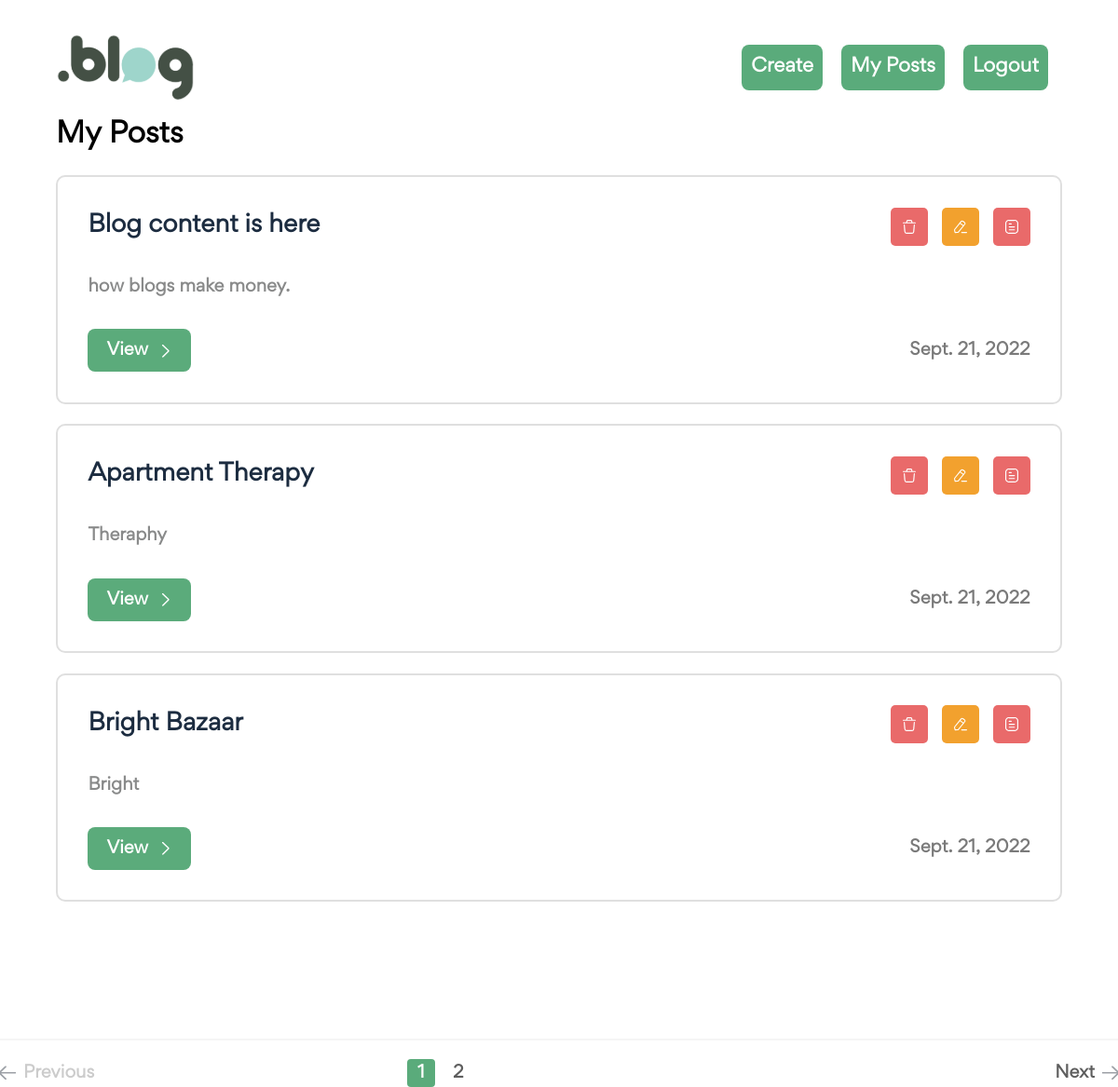
Page /posts/my-posts/ (signed in) on the committed database.
### posts/models.py (models this page shows, shortened)
class Post(models.Model):
    title = models.CharField(max_length=255)
    short_description = models.TextField()
    description = RichTextField()
    categories = models.ManyToManyField("posts.Category")
    time_to_read = models.CharField(max_length=128)
    featured_image =models.ImageField(upload_to ="posts/")
    author = models.ForeignKey("posts.Author",on_delete=models.CASCADE)
    published_date = models.DateField()
    is_draft = models.BooleanField(default=False)
    is_deleted = models.BooleanField(default=False)

### posts/views.py (the view)
# urls.py: path('my-posts/',views.my_posts, name="my_posts"),
@login_required(login_url="/users/login/")
def my_posts(request):
    posts= Post.objects.filter(author__user=request.user, is_deleted=False)
    instances = paginate_instances(request, posts,per_page=3)
    context = {
        "title": "My Posts",
        "instances" : instances
    }
    return render(request,"posts/my-posts.html",context=context)

### main/functions.py (called while the page is built)
def paginate_instances(request,instances,per_page=6):
    instances =Paginator(instances, per_page)
    page =request.GET.get('page', 1)
    try:
        instances = instances.page(page)
    except PageNotAnInteger:
        instances = instances.page(1)
    except EmptyPage:
        instances = instances.page(instances.num_pages)
    return instances

### posts/templatetags/paginator_tags.py (called while the page is built)
@register.simple_tag
def get_elided_page_range(instances,number,on_each_side=3,on_ends=2):
    paginator=Paginator(instances.object_list,instances.per_page)
    return paginator.get_elided_page_range(number=number,on_each_side=on_each_side,on_ends=on_ends)

@register.simple_tag(takes_context=True)
def change_params(context,page):
    request = context['request']
    full_path = request.get_full_path()
    if "?"  in full_path:
        if "page" in full_path:
            full_path = re.sub("page=[0-9]+",f"page={page}",full_path)
        else:
            full_path += f"&page={page}"
    else:
        full_path += f"?page={page}"
    return full_path

@register.inclusion_tag("web/includes/pagination.html",takes_context=True)
def load_pagination(context,instances):
    request = context['request']
    return{
        "instances" : instances,
        "request" : request
    }

### templates/posts/my-posts.html
{% extends 'base.html' %}
{% load static %}
{% block content %}
{% load paginator_tags %}
        <section id="my-posts-home">
            <section class="wrapper">
                {% include 'web/includes/header.html' %}
                <section class="spotlight">
                    <h3>
                        {{title}}
                    </h3>
                    <ul class="posts">
                        {% for instance in instances %}
                        <li class="post">
                            <div class="top">
                                <h5 class="title">
                                    {{instance.title}}
                                </h5>
                                <div class="buttons">
                                    <a
                                    href="{% url 'posts:delete_post' id=instance.id %}"
                                    class="danger action-button reload"
                                    data-text="Are you sure want to remove this post. You can't undo this action."
                                    data-title="Confirm Delete!"
                                    title="Delete!"
                                >
                                        <img src="{% static './images/icons/delete.svg' %}" alt="Delete" />
                                    </a>
                                    <a href="{% url 'posts:edit_post' id=instance.id%}" class="warning">
                                        <img src="{% static './images/icons/pencil.svg' %}" alt="Edit" />
                                    </a>
                                    <a
                                        href="{% url 'posts:draft_post' id=instance.id %}"
                                        class="{% if instance.is_draft %}success{% else %}danger{% endif %} action-button reload"
                                        data-text="Are you sure want to update this post"
                                        data-title="Confirm Status!"
                                        title="Draft"
                                    >
                                        <img src="{% static './images/icons/sheet.svg' %}" alt="Edit" />
                                    </a>
                                </div>
                            </div>
                            <p class="description">
                                {{instance.short_description}}
                            </p>
                            <div class="bottom">
                                <a href="{% url 'web:post' id=instance.id  %}" class="view">
                                    View
                                    <span>
                                        <img src="{% static './images/icons/up-arrow.svg' %}" alt="Arrow">
                                    </span>
                                </a>
                                <p class="date">
                                    {{instance.published_date}}
                                </p>
                            </div>
                        </li>
                        {% endfor %}
                    </ul>
                </section>
            </section>
        </section>
        {% load_pagination instances %}
{% endblock %}

### static/css/style.css (style rules this page uses)
* { margin: 0; padding: 0; border: 0; vertical-align: baseline; background: transparent; font-weight: normal; text-decoration: none; outline: none; -webkit-box-sizing: border-box; -moz-box-sizing: border-box; box-sizing: border-box; font-family: "Gordita Regular"; }
ol, ul { list-style: none; }
body { font-size: 17px; color: #1c2c40; overflow-x: hidden; min-width: 320px; font-weight: 400; }
a { color: #1c2c40; }
p { line-height: 1.6em; font-size: 16px; font-weight: 400; }
.wrapper { width: 90%; margin: 0 auto; max-width: 1500px; }
img { display: block; width: 100%; height: 100%; }
#my-posts-home { padding: 3% 0 5%; position: relative; }
#my-posts-home section.spotlight { padding: 0 0 5% 0; }
#my-posts-home section.spotlight h3 { font-size: 30px; margin-bottom: 2%; color: #000; font-weight: 700; }
#my-posts-home section.spotlight ul.posts { width: 100%; margin-bottom: 3%; }
#my-posts-home section.spotlight ul.posts li.post { border: 2px solid #dfdfdf; border-radius: 10px; padding: 3%; margin-bottom: 2%; }
#my-posts-home section.spotlight ul.posts li.post:last-child { margin: 0; }
#my-posts-home section.spotlight ul.posts li.post div.top { display: flex; align-items: center; justify-content: space-between; margin-bottom: 3%; }
#my-posts-home section.spotlight ul.posts li.post div.top h5.title { font-size: 25px; font-weight: 700; }
#my-posts-home section.spotlight ul.posts li.post div.top div.buttons { display: flex; margin-right: -15px; }
#my-posts-home section.spotlight ul.posts li.post div.top a { border-radius: 5px; padding: 13px; width: 40px; margin-right: 15px; }
#my-posts-home section.spotlight ul.posts li.post div.top a.danger { background: #e96a6a; }
#my-posts-home section.spotlight ul.posts li.post div.top a.warning { background: #f2a12e; }
#my-posts-home section.spotlight ul.posts li.post p.description { font-size: 18px; color: #898a8a; font-weight: 700; width: 80%; margin-bottom: 2%; }
#my-posts-home section.spotlight ul.posts li.post div.bottom { display: flex; align-items: center; justify-content: space-between; }
#my-posts-home section.spotlight ul.posts li.post div.bottom a.view { display: flex; align-items: center; background: #5bab7b; padding: 10px 20px; font-size: 18px; font-weight: 700; color: #fff; text-align: center; border-radius: 8px; }
#my-posts-home section.spotlight ul.posts li.post div.bottom a.view span { transform: rotate(90deg); width: 14px; margin-left: 12px; }
#my-posts-home section.spotlight ul.posts li.post div.bottom p.date { color: #7a7a7a; font-weight: 700; font-size: 18px; }
@media all and (max-width: 1280px) { #my-posts-home section.spotlight ul.posts li.post p.description { font-size: 18px; margin-bottom: 3%; } }
@media all and (max-width: 1280px) { #my-posts-home section.spotlight ul.posts li.post div.bottom p.date { font-size: 18px; } }
@media all and (max-width: 1280px) { #my-posts-home section.spotlight ul.posts li.post div.bottom a.view { font-size: 18px; } }

### rows in the picture
Post: title "Blog content is here", short_description "how blogs make money.", published_date "Sept. 21, 2022"
Post: title "Apartment Therapy", short_description "Theraphy", published_date "Sept. 21, 2022"
Post: title "Bright Bazaar", short_description "Bright", published_date "Sept. 21, 2022"

### other values in the picture
{{ title }} "My Posts"
{{ i }} "1"
{{ i }} "2"
